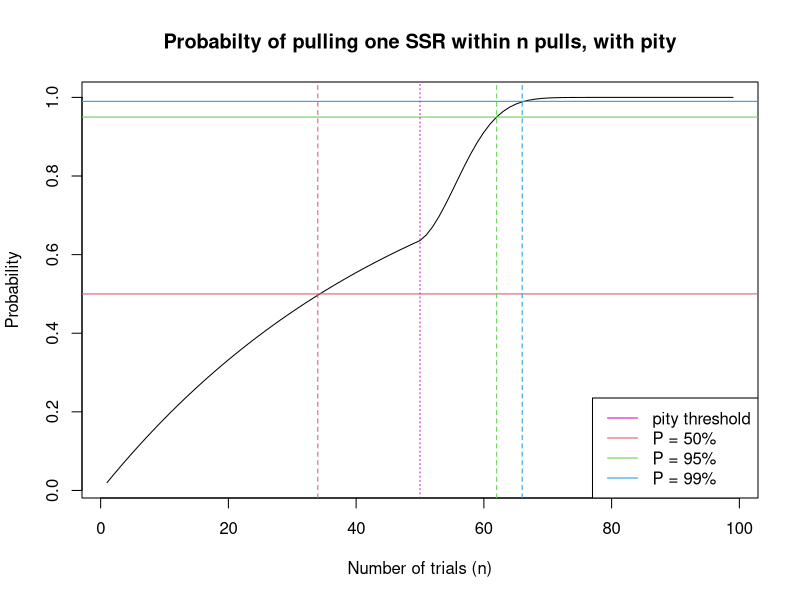
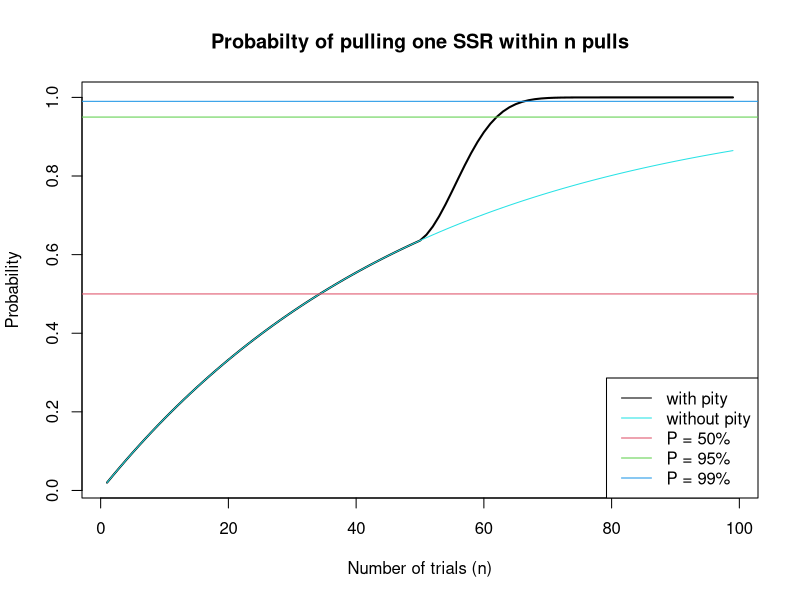

Here is the R script that generated these plots, in order:
## ---- chunk 1
# Arknights parameters
base.p = 0.02
incr = 0.02
N = 50    # pulls before pity starts

pi = c(rep(base.p, N-1), seq(base.p, to = 1, by = incr))
i = length(pi)
fi = rep(1-base.p, i)

for(ind in 2:i){
  fi[ind] = (1-pi[ind])*fi[ind-1]
}

plot(seq(1,i), 1 - fi, type = 'l', 
     main = "Probabilty of pulling one SSR within n pulls, with pity", 
     xlab = "Number of trials (n)", ylab = "Probability")
abline(h = 0.50, col = 2)
abline(h = 0.95, col = 3)
abline(h = 0.99, col = 4)

p50 = which.min(abs((1-fi)-0.5))
p95 = which.min(abs((1-fi)-0.95))
p99 = which.min(abs((1-fi)-0.99))

abline(v = p50, col = 2, lty = 2)
abline(v = p95, col = 3, lty = 2)
abline(v = p99, col = 4, lty = 2)
abline(v = N, col = 6, lty = 3)

legend('bottomright', legend=c('pity threshold', 'P = 50%', 'P = 95%', 'P = 99%'), 
       col = c(6, 2, 3, 4), lty = 1)

(paste("Player has 50% probability to pull their first SSR within", p50, "pulls."))
(paste("Player has 95% probability to pull their first SSR within", p95, "pulls."))
(paste("Player has 99% probability to pull their first SSR within", p99, "pulls."))
## ---- chunk 2
# Arknights parameters
base.p = 0.02
incr = 0.02
N = 50    # pulls before pity starts

pi = c(rep(base.p, N-1), seq(base.p, to = 1, by = incr))
i = length(pi)
pn = c(rep(base.p, i))

fi = rep(1-base.p, i)
fn = rep(1-base.p, i)

for(ind in 2:i){
  fi[ind] = (1-pi[ind])*fi[ind-1]
  fn[ind] = (1-pn[ind])*fn[ind-1]
}

plot(seq(1,i), 1 - fi, type = 'l', 
     main = "Probabilty of pulling one SSR within n pulls", 
     xlab = "Number of trials (n)", ylab = "Probability", 
     lwd = 2)
lines(seq(1,i), 1- fn, col = 5)
abline(h = 0.50, col = 2)
abline(h = 0.95, col = 3)
abline(h = 0.99, col = 4)

p50 = which.min(abs((1-fi)-0.5))
p95 = which.min(abs((1-fi)-0.95))
p99 = which.min(abs((1-fi)-0.99))

legend('bottomright', legend=c('with pity', 'without pity', 'P = 50%', 
                               'P = 95%', 'P = 99%'), 
       col = c(1, 5, 2, 3, 4), lty = 1)
